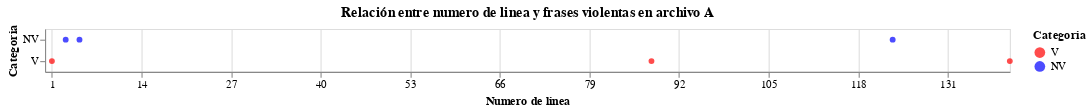

Notebook source saved alongside this figure:
### Code cell
# Import necessary libraries
import pandas as pd
import altair as alt

# Sample data
data = {
    'archivo_origen': ['A', 'A', 'A', 'A', 'A', 'A'],
    'numero_linea': [1, 3, 5, 88, 123, 140],
    'clasificacion': ['V', 'NV', 'NV', 'V', 'NV', 'V'],
    'text': ['Text 1', 'Text 2', 'Text 3', 'Text 4', 'Text 5', 'Text 6']
}

df_violentos = pd.DataFrame(data)

# Domain and range for color scale
domain_v = ['V', 'NV']
range_ = ['red', 'blue']

scatterplots = []

# Define the desired number of ticks on the x-axis
num_ticks = 10

for file_name, group_df in df_violentos.groupby('archivo_origen'):
    max_v = group_df['numero_linea'].max()
    min_v = group_df['numero_linea'].min()
    range_v = max_v - min_v

    # Calculate the interval based on the range and desired number of ticks
    interval = max(1, int(range_v / num_ticks))

    vector = list(range(min_v, max_v + interval, interval))

    scatterplot = alt.Chart(group_df, width=900).mark_circle().encode(
        x=alt.X('numero_linea:Q', title='Numero de linea', axis=alt.Axis(values=vector)),
        y=alt.Y('clasificacion:N', title='Categoria'),
        color=alt.Color('clasificacion:N', title='Categoria', scale=alt.Scale(domain=domain_v, range=range_)),
        tooltip=['clasificacion:N', 'numero_linea:Q', 'text:N']
    ).properties(
        title=f'Relación entre numero de linea y frases violentas en archivo {file_name}'
    )
    scatterplots.append(scatterplot)

chart_lineas_cat = alt.vconcat(*scatterplots)
chart_lineas_cat

### Figure 1 — Vega-Lite specification as saved in the notebook (floating-point values rounded to 4 significant figures)
{"config": {"view": {"continuousWidth": 400, "continuousHeight": 300}}, "vconcat": [{"mark": "circle", "encoding": {"color": {"field": "clasificacion", "scale": {"domain": ["V", "NV"], "range": ["red", "blue"]}, "title": "Categoria", "type": "nominal"}, "tooltip": [{"field": "clasificacion", "type": "nominal"}, {"field": "numero_linea", "type": "quantitative"}, {"field": "text", "type": "nominal"}], "x": {"axis": {"values": [1, 14, 27, 40, 53, 66, 79, 92, 105, 118, 131, 144]}, "field": "numero_linea", "title": "Numero de linea", "type": "quantitative"}, "y": {"field": "clasificacion", "title": "Categoria", "type": "nominal"}}, "title": "Relación entre numero de linea y frases violentas en archivo A", "width": 900}], "data": {"name": "data-32830e199013d124ebcc10214c83eadd"}, "$schema": "https://vega.github.io/schema/vega-lite/v4.17.0.json", "datasets": {"data-32830e199013d124ebcc10214c83eadd": [{"archivo_origen": "A", "numero_linea": 1, "clasificacion": "V", "text": "Text 1"}, {"archivo_origen": "A", "numero_linea": 3, "clasificacion": "NV", "text": "Text 2"}, {"archivo_origen": "A", "numero_linea": 5, "clasificacion": "NV", "text": "Text 3"}, {"archivo_origen": "A", "numero_linea": 88, "clasificacion": "V", "text": "Text 4"}, {"archivo_origen": "A", "numero_linea": 123, "clasificacion": "NV", "text": "Text 5"}, {"archivo_origen": "A", "numero_linea": 140, "clasificacion": "V", "text": "Text 6"}]}}
